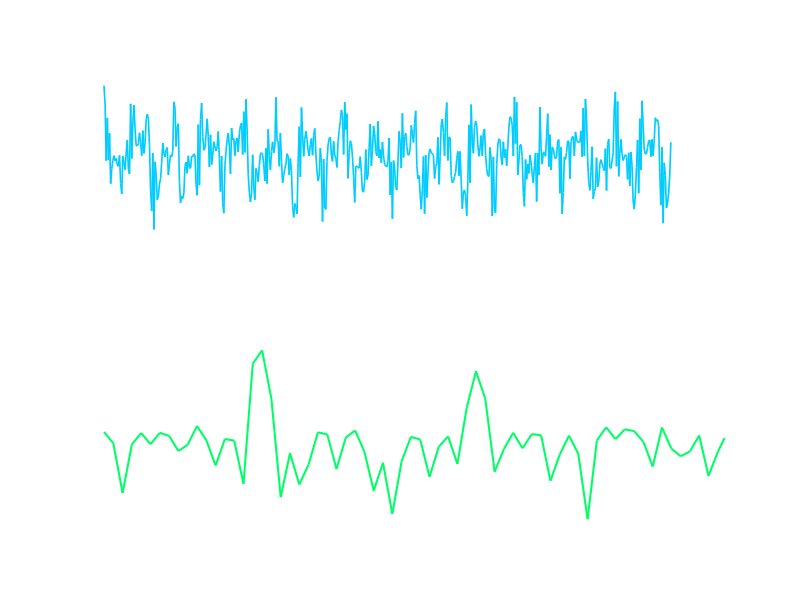

The MATLAB script that drew this image: (Note: this script raises an error after producing the figure.)
%% FMCW RADAR SIMULATION & VISUAL SCOPE
clear; clc; close all;

%% 1. SYSTEM PARAMETERS
c = 3e8;                    % Speed of light (m/s)
fc = 2.4e9;                 % 2.4 GHz
B = 100e6;                  % 100 MHz Bandwidth
Tsweep = 0.0064;            % 6.4 ms sweep time
N_samples = 512;            % ADC samples
Fs = N_samples / Tsweep;    % Sampling frequency
slope = B / Tsweep;         % Chirp rate

%% 2. DEFINE TARGETS: [Distance (m), Azimuth Angle (deg), Signal Strength]
targets = [
    25.0,  45.0,  1.0;   % Target 1: 25m at 45 degrees
    60.0, -30.0,  0.6;   % Target 2: 60m at -30 degrees
    ];

%% 3. DSP ENGINE (FFT Calculation)
t = linspace(0, Tsweep, N_samples);
tx_phase = 2*pi*(fc*t + 0.5*slope*(t.^2));
rx_signal = zeros(1, N_samples);

for i = 1:size(targets, 1)
    tau = (2 * targets(i,1)) / c;
    t_delay = t - tau;
    rx_phase = 2*pi*(fc*t_delay + 0.5*slope*(t_delay.^2));
    rx_signal = rx_signal + targets(i,3) * cos(rx_phase);
end

% Add Noise Floor & Down-convert
rx_signal = rx_signal + 0.08 * randn(1, N_samples);
if_signal = cos(tx_phase) .* rx_signal;

% FFT Range Profile
windowed_if = if_signal .* hamming(N_samples)';
fft_out = fft(windowed_if, N_samples);
fft_mag = abs(fft_out(1:N_samples/2));
fft_mag = fft_mag / max(fft_mag);

freq_axis = (0:(N_samples/2)-1) * (Fs / N_samples);
range_axis = (c * Tsweep * freq_axis) / (2 * B);

%% 4. PLOT 1: HIGH-CONTRAST DSP DIAGNOSTICS
figure('Name', 'FMCW Radar - DSP Signal Analysis', 'Color', [0.1 0.1 0.1]);

subplot(2,1,1);
plot(t * 1e3, if_signal, 'Color', [0 0.8 1], 'LineWidth', 1.2);
title('Raw Baseband Beat Signal (Voltage vs Time)', 'Color', 'w', 'FontSize', 12);
xlabel('Time (ms)', 'Color', 'w'); ylabel('Voltage (V)', 'Color', 'w');
set(gca, 'Color', [0.05 0.05 0.05], 'XColor', 'w', 'YColor', 'w');
grid on;

subplot(2,1,2);
plot(range_axis, 20*log10(fft_mag + 1e-6), 'Color', [0 1 0.4], 'LineWidth', 1.5);
title('FFT Range Profile (Target Peaks)', 'Color', 'w', 'FontSize', 12);
xlabel('Range (Meters)', 'Color', 'w'); ylabel('Magnitude (dB)', 'Color', 'w');
xlim([0, 100]); ylim([-40, 0]);
set(gca, 'Color', [0.05 0.05 0.05], 'XColor', 'w', 'YColor', 'w');
grid on;

%% 5. PLOT 2: VISUAL RADAR SCOPE
figure('Name', 'Tactical Radar Scope Output', 'Color', [0.05 0.05 0.05]);
polarplot(0, 0); hold on;

% Draw Range Rings
r_rings = [25, 50, 75, 100];
for r = r_rings
    th = linspace(0, 2*pi, 100);
    polarplot(th, r*ones(size(th)), ':', 'Color', [0 0.3 0.1]);
end

% Plot Detected Targets on Scope
for i = 1:size(targets, 1)
    az_rad = deg2rad(targets(i,2));
    r_dist = targets(i,1);
    polarplot(az_rad, r_dist, 'ro', 'MarkerSize', 10, 'LineWidth', 2, 'MarkerFaceColor', 'r');
    text(az_rad + 0.05, r_dist, sprintf(' Target: %.1fm', r_dist), 'Color', 'w', 'FontWeight', 'bold');
end

title('Simulated 2D Radar Target Map', 'Color', [0 1 0.4], 'FontSize', 14);
set(gca, 'Color', [0.02 0.02 0.02], 'ThetaColor', [0 0.8 0.3], 'RColor', [0 0.8 0.3]);
rlim([0 100]);
